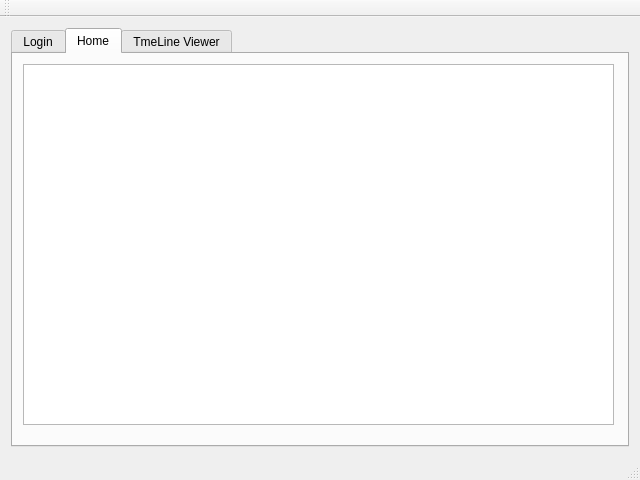
<?xml version="1.0" encoding="UTF-8"?>
<ui version="4.0">
 <class>MainWindow</class>
 <widget class="QMainWindow" name="MainWindow">
  <property name="geometry">
   <rect>
    <x>0</x>
    <y>0</y>
    <width>640</width>
    <height>480</height>
   </rect>
  </property>
  <property name="windowTitle">
   <string>MainWindow</string>
  </property>
  <widget class="QWidget" name="centralWidget">
   <layout class="QVBoxLayout" name="verticalLayout">
    <item>
     <widget class="QTabWidget" name="tabWidget">
      <property name="enabled">
       <bool>true</bool>
      </property>
      <property name="tabShape">
       <enum>QTabWidget::Rounded</enum>
      </property>
      <property name="currentIndex">
       <number>1</number>
      </property>
      <property name="tabsClosable">
       <bool>false</bool>
      </property>
      <property name="movable">
       <bool>true</bool>
      </property>
      <widget class="QWidget" name="tabLogin">
       <attribute name="title">
        <string>Login</string>
       </attribute>
       <widget class="QPushButton" name="btnOK">
        <property name="enabled">
         <bool>true</bool>
        </property>
        <property name="geometry">
         <rect>
          <x>210</x>
          <y>180</y>
          <width>81</width>
          <height>21</height>
         </rect>
        </property>
        <property name="text">
         <string>OK</string>
        </property>
       </widget>
       <widget class="QPushButton" name="btnCancel">
        <property name="geometry">
         <rect>
          <x>310</x>
          <y>180</y>
          <width>81</width>
          <height>21</height>
         </rect>
        </property>
        <property name="text">
         <string>Cancel</string>
        </property>
       </widget>
       <widget class="QLineEdit" name="edtUser">
        <property name="geometry">
         <rect>
          <x>180</x>
          <y>60</y>
          <width>241</width>
          <height>20</height>
         </rect>
        </property>
       </widget>
       <widget class="QLabel" name="label">
        <property name="geometry">
         <rect>
          <x>180</x>
          <y>40</y>
          <width>47</width>
          <height>13</height>
         </rect>
        </property>
        <property name="text">
         <string>Username</string>
        </property>
       </widget>
       <widget class="QLabel" name="label_2">
        <property name="geometry">
         <rect>
          <x>180</x>
          <y>110</y>
          <width>47</width>
          <height>13</height>
         </rect>
        </property>
        <property name="text">
         <string>Password</string>
        </property>
       </widget>
       <widget class="QLineEdit" name="edtPass">
        <property name="geometry">
         <rect>
          <x>180</x>
          <y>130</y>
          <width>241</width>
          <height>20</height>
         </rect>
        </property>
       </widget>
      </widget>
      <widget class="QWidget" name="tabHome">
       <attribute name="title">
        <string>Home</string>
       </attribute>
       <widget class="QTableWidget" name="tableTimeLine">
        <property name="geometry">
         <rect>
          <x>10</x>
          <y>10</y>
          <width>591</width>
          <height>361</height>
         </rect>
        </property>
       </widget>
      </widget>
      <widget class="QWidget" name="tabTimeLine">
       <attribute name="title">
        <string>TmeLine Viewer</string>
       </attribute>
       <widget class="QGraphicsView" name="timeLineGraphicsView">
        <property name="geometry">
         <rect>
          <x>10</x>
          <y>10</y>
          <width>601</width>
          <height>361</height>
         </rect>
        </property>
       </widget>
      </widget>
     </widget>
    </item>
   </layout>
  </widget>
  <widget class="QMenuBar" name="menuBar">
   <property name="geometry">
    <rect>
     <x>0</x>
     <y>0</y>
     <width>640</width>
     <height>21</height>
    </rect>
   </property>
  </widget>
  <widget class="QToolBar" name="mainToolBar">
   <attribute name="toolBarArea">
    <enum>TopToolBarArea</enum>
   </attribute>
   <attribute name="toolBarBreak">
    <bool>false</bool>
   </attribute>
  </widget>
  <widget class="QStatusBar" name="statusBar"/>
 </widget>
 <layoutdefault spacing="6" margin="11"/>
 <tabstops>
  <tabstop>btnCancel</tabstop>
  <tabstop>tabWidget</tabstop>
  <tabstop>edtUser</tabstop>
  <tabstop>edtPass</tabstop>
  <tabstop>btnOK</tabstop>
 </tabstops>
 <resources/>
 <connections/>
</ui>
